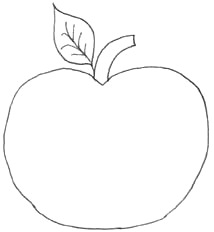
#> input picture system/apps/internet/Webster/WebCore/manual-tests/resources/apple.jpg, 214 x 232 px
$ python make-background.py ../../../apps/internet/Webster/WebCore/manual-tests/resources/apple.jpg ../../../apps/internet/Webster/WebCore/manual-tests/resources/apple.jpg
#> lines starting #> are read from the running program, lines starting #| are printed output that depends on the picture
# mkbg2.py ICON.png OUTDIR : Pyro GRUB background (icon on a dark ember backdrop)
# plus the 9-slice pixmaps for the menu panel and the selected entry.
import sys, math, os
from PIL import Image, ImageDraw, ImageFilter
icon_path, out = sys.argv[1], sys.argv[2]
W, H = 1024, 768
bg = Image.new('RGB', (W, H))
#> bg: PIL image 1024x768 RGB; every value is 0
px = bg.load()
for y in range(H):
    for x in range(W):
        # near-black with a warm glow behind the icon and embers at the bottom
        g1 = max(0.0, 1 - math.hypot((x - W/2) / 330, (y - 190) / 260))
        g2 = max(0.0, 1 - math.hypot((x - W/2) / (W*0.7), (y - H*1.08) / 300))
        r = 12 + 95*g1**2 + 40*g2**2
        g = 8 + 28*g1**2 + 12*g2**2
        b = 8 + 10*g1**2 + 4*g2**2
        px[x, y] = (int(min(r,255)), int(min(g,255)), int(min(b,255)))
icon = Image.open(icon_path).convert('RGBA')
bbox = icon.getbbox()
#> bbox = (0, 0, 214, 232)
icon = icon.crop(bbox)
s = 300 / icon.height
#> s = 1.29
icon = icon.resize((round(icon.width*s), 300), Image.LANCZOS)
#> icon: PIL image 277x300 RGBA
# soft orange halo under the icon
halo = Image.new('RGBA', (W, H), (0,0,0,0))
#> halo: PIL image 1024x768 RGBA; every value is 0
a = icon.split()[3].point(lambda v: int(v*0.55))
#> a: PIL image 277x300 L; every value is 140
glow = Image.new('RGBA', icon.size, (255,110,30,0)); glow.putalpha(a)
#> after `glow.putalpha(a)`:
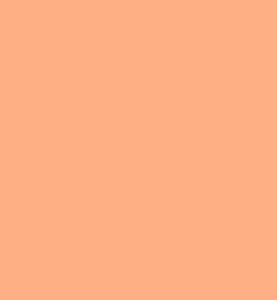
#> glow: PIL image 277x300 RGBA; mean R, G, B, A 255, 110, 30, 140; transparent parts drawn white
halo.paste(glow, ((W-icon.width)//2, 22), glow)
halo = halo.filter(ImageFilter.GaussianBlur(22))
bg = Image.alpha_composite(bg.convert('RGBA'), halo)
#> bg: PIL image 1024x768 RGBA
bg.alpha_composite(icon, ((W-icon.width)//2, 22))
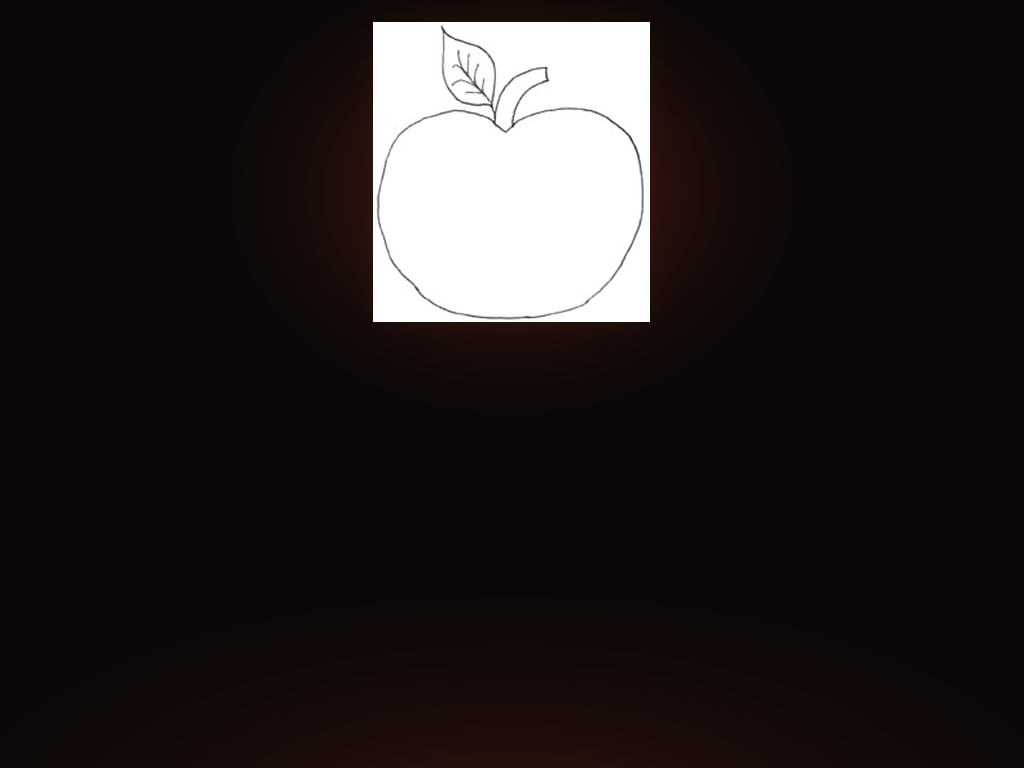
#> bg: PIL image 1024x768 RGBA; mean R, G, B, A 39.9, 34.3, 33.7, 255

# ---- a row of flames along the bottom, in the icon's flat colours ----------
import random
rnd = random.Random(7)
def flame(d, cx, base, w, h, colour, lean, wave):
    # a tongue of flame like the icon's: a round belly near the base that
    # narrows into a curved tip, leaning and swaying
    steps = 40
    def side(sign):
        out = []
        for i in range(steps + 1):
            t = i / steps
            half = w/2 * (1 - t)**1.35 * (0.75 + 1.1*t) / 1.0
            sway = lean*t**2 + wave*math.sin(t*math.pi*1.6)*t
            out.append((cx + sign*half + sway, base - h*t))
        return out
    left = side(-1)
    right = side(1)
    d.polygon(left + right[::-1], fill=colour)
layers = [((178, 40, 38), 95, 150, 58),       # deep red, tallest, at the back
          ((228, 76, 44), 72, 115, 50),       # red-orange
          ((245, 128, 40), 52, 85, 44),       # orange
          ((254, 171, 41), 32, 58, 38),       # yellow
          ((252, 200, 96), 14, 26, 30)]       # gold, the hot base
fire = Image.new('RGBA', (W, H), (0, 0, 0, 0))
fd = ImageDraw.Draw(fire)
for colour, hmin, hmax, spacing in layers:
    x = -spacing/2 + rnd.uniform(0, spacing)
    while x < W + spacing:
        h = rnd.uniform(hmin, hmax) * (0.75 + 0.25*math.sin(x/W*math.pi))
        flame(fd, x, H + 6, spacing*rnd.uniform(1.2, 1.6), h, colour, rnd.uniform(-16, 16), rnd.uniform(-6, 6))
        x += spacing * rnd.uniform(0.7, 1.1)
    fd.rectangle((0, H - hmin*0.35, W, H), fill=colour)
# a few sparks above the flames
for _ in range(12):
    x, y = rnd.uniform(30, W-30), H - rnd.uniform(160, 215)
    r = rnd.uniform(1.5, 3)
    fd.ellipse((x-r, y-r*2.2, x+r, y+r), fill=(254, 171, 41, 120))
#> this loop made 12 passes
#> (x, y, r) on passes 1 to 12: (959.6, 596.6, 2.03), (822, 562.8, 2.15), (77.48, 582, 2.06), (916.4, 597.4, 2.05), (894.7, 606.3, 2.12), (812.6, 565.8, 1.56), (63.6, 604.6, 2.88), (277.8, 566.9, 2.85), (356.9, 593, 2.94), (624.8, 593.6, 2.57), (335.1, 592.8, 1.51), (758.4, 557.6, 2.45)
# fade the fire: about half opacity at the base, thinning out towards the tips
fa = fire.split()[3]
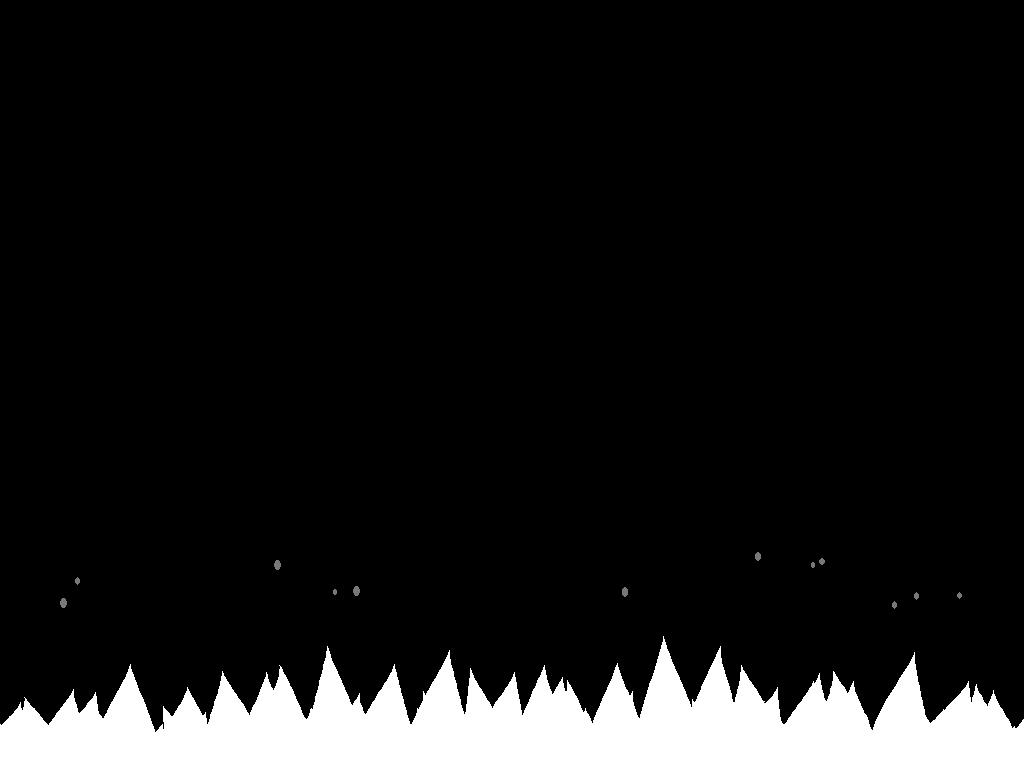
#> fa: PIL image 1024x768 L; min 0, max 255, mean 24.5
ramp = Image.new('L', (1, H))
for y in range(H):
    t = min(1.0, max(0.0, (H - y) / 230))       # 0 at the bottom edge, 1 at 230 px up
    ramp.putpixel((0, y), int(255 * 0.55 * (1 - 0.75*t)))
ramp = ramp.resize((W, H))
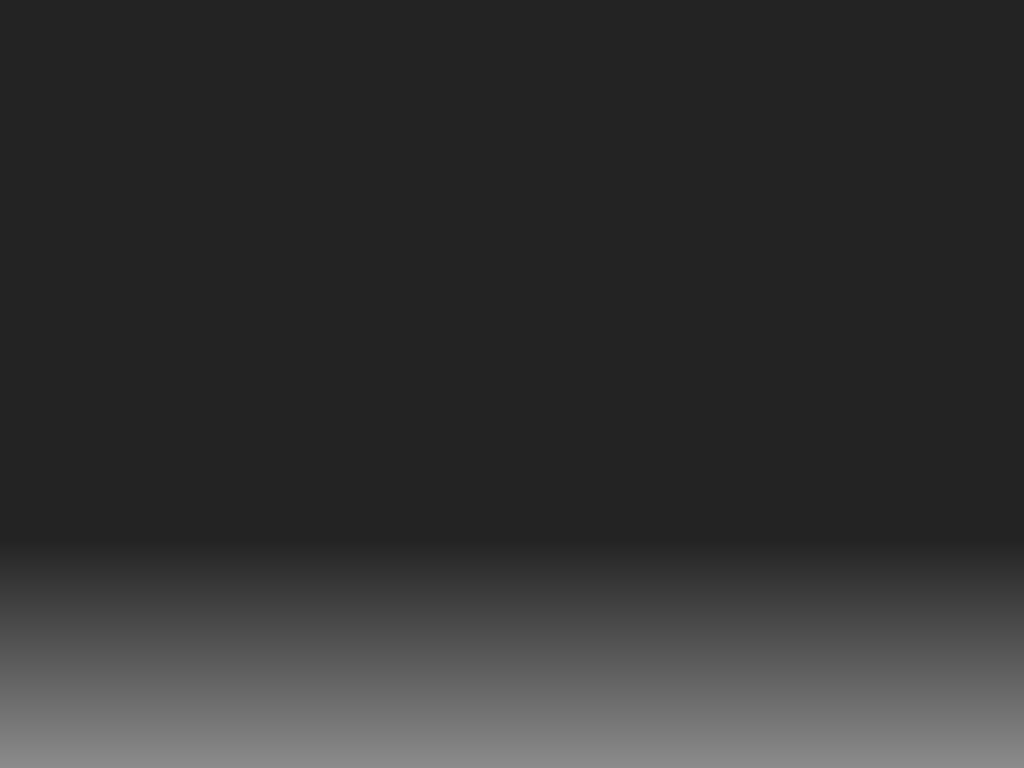
#> ramp: PIL image 1024x768 L; min 35, max 139, mean 50.6
from PIL import ImageChops
fire.putalpha(ImageChops.multiply(fa, ramp))
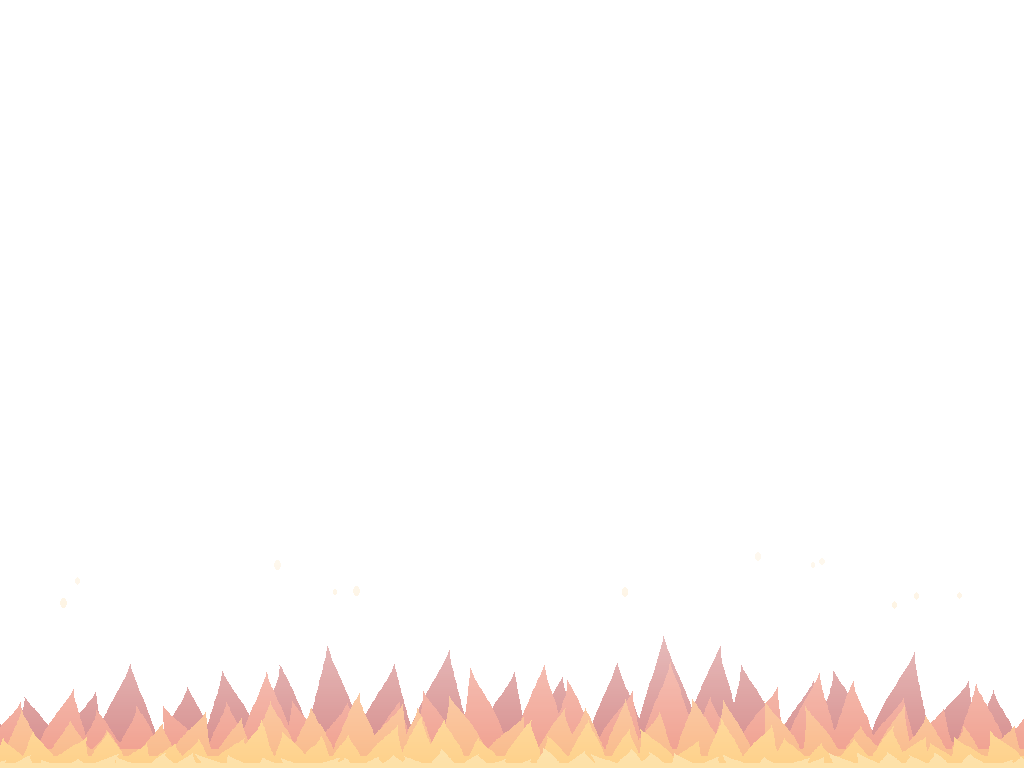
#> fire: PIL image 1024x768 RGBA; mean R, G, B, A 21.9, 10.7, 4.5, 11.7; transparent parts drawn white
bg = Image.alpha_composite(bg, fire)
bg.convert('RGB').save(os.path.join(out, 'pyro-boot.png'), optimize=True)

def nine(prefix, fill, border, radius, bw):
    # 9-slice set: corners radius x radius, edges 1 px long, centre 1x1
#> called with prefix = 'menu', fill = (8, 5, 5, 255), border = (120, 50, 25, 255), radius = 10, bw = 1
    n = radius*2 + 1
    im = Image.new('RGBA', (n, n), (0,0,0,0))
#> im: PIL image 21x21 RGBA; every value is 0
    d = ImageDraw.Draw(im)
    d.rounded_rectangle((0, 0, n-1, n-1), radius=radius, fill=fill, outline=border, width=bw)
    r = radius
    parts = {'nw': (0,0,r,r), 'n': (r,0,r+1,r), 'ne': (r+1,0,n,r),
             'w': (0,r,r,r+1), 'c': (r,r,r+1,r+1), 'e': (r+1,r,n,r+1),
             'sw': (0,r+1,r,n), 's': (r,r+1,r+1,n), 'se': (r+1,r+1,n,n)}
    for k, box in parts.items():
        im.crop(box).save(os.path.join(out, 'theme', f'{prefix}_{k}.png'))
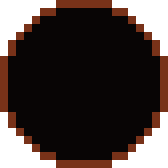
#> im: PIL image 21x21 RGBA (shown 8 times larger); mean R, G, B, A 20.6, 9.7, 6.5, 201.8; transparent parts drawn white
os.makedirs(os.path.join(out, 'theme'), exist_ok=True)
nine('menu', (8, 5, 5, 255), (120, 50, 25, 255), 10, 1)          # dark panel (GRUB draws it opaque)
nine('select', (110, 32, 14, 255), (255, 140, 50, 255), 8, 2)    # ember-red bar, orange edge
#> call 2 of nine, with prefix = 'select', fill = (110, 32, 14, 255), border = (255, 140, 50, 255), radius = 8, bw = 2
#> in nine (call 2), `im = Image.new('RGBA', (n, n), (0,0,0,0))`: im: PIL image 17x17 RGBA; every value is 0
#> after the loop in nine (call 2), `for k, box in parts.items():`:
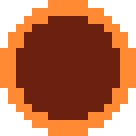
#> im: PIL image 17x17 RGBA (shown 8 times larger); mean R, G, B, A 126.3, 55.9, 21.2, 195; transparent parts drawn white
